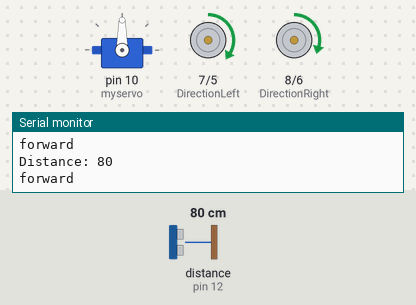
Simulated run of this sketch. Board: Arduino Uno, built with avr-gcc and run on an emulated ATmega328P. Shown: servo, direction and speed pins drawn as motors (green arrow = direction pin HIGH = forward, orange = LOW = backward, longer = more drive), the last lines printed to the serial monitor. Wiring (inferred from the names in the program): ultrasonic range finder: trigger pin 13; echo pin 12. The inputs (shaded band) are chosen by the test bench; at power-on: distance to the obstacle (sensor on pin 12) 80 cm. The echo pulse lasts 58.3 µs per cm.

Above: at 1.7 s.
1.8 s: distance to the obstacle (sensor on pin 12) set to 7 cm
3.6 s: distance to the obstacle (sensor on pin 12) set to 5 cm
At 4.12 s:
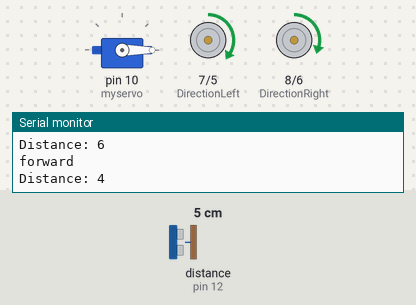
At 6.1 s:
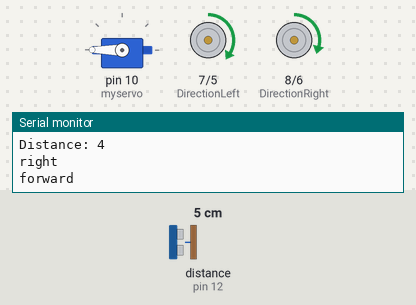
6.7 s: distance to the obstacle (sensor on pin 12) set to 9 cm
At 7.6 s:
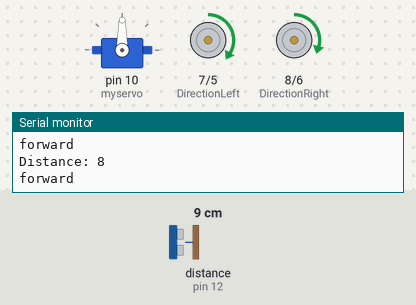
8.2 s: distance to the obstacle (sensor on pin 12) set to 2 cm
At 9.5 s:
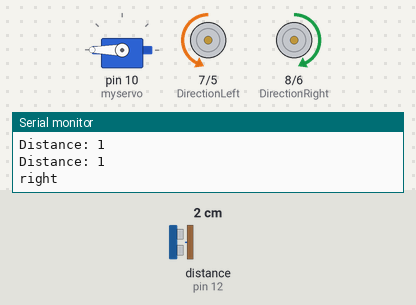
11.3 s: distance to the obstacle (sensor on pin 12) set to 60 cm
14.4 s: distance to the obstacle (sensor on pin 12) set to 4 cm
Timing chart, 0 to 18.5 s (numbered marks = the images above; inputs shaded):
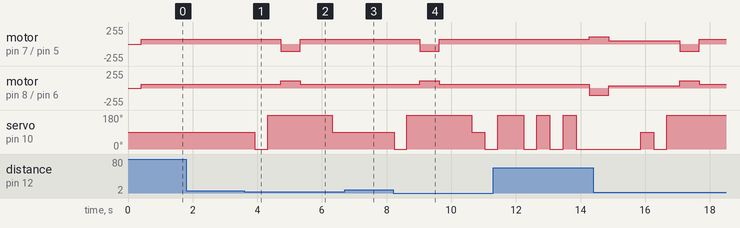

Measured:
- the behaviour switches between 6 and 5 cm on distance to the obstacle (sensor on pin 12) (found by bisection; images 0 and 1)
- after the input at 3.6 s, motor on pin 7 (DirectionLeft) / pin 5 (SpeedLeft): forward 75/255 → backward 110/255 after 1.1 s, → forward 75/255 0.60 s later; motor on pin 8 (DirectionRight) / pin 6 (SpeedRight): forward 58/255 → forward 110/255 after 1.1 s, → forward 58/255 0.60 s later
- after the input at 6.7 s, motor on pin 7 (DirectionLeft) / pin 5 (SpeedLeft): stays forward 75/255 (without the input it goes to backward 110/255 after 0.83 s); motor on pin 8 (DirectionRight) / pin 6 (SpeedRight): stays forward 58/255 (without the input it goes to forward 110/255 after 0.83 s)
- after the input at 8.2 s, motor on pin 7 (DirectionLeft) / pin 5 (SpeedLeft): forward 75/255 → backward 110/255 after 0.83 s, → forward 75/255 0.60 s later; motor on pin 8 (DirectionRight) / pin 6 (SpeedRight): forward 58/255 → forward 110/255 after 0.83 s, → forward 58/255 0.60 s later

The sketch:

TristanZhou_ICS2O2_MazeEscapin.ino
```cpp
/*
* A bunch of movement functions and demo for the robot, including but not limited to
* forward, backward, leftwheel, STOPHIGH, accelerateHIGH
* also contains distance detect code and functions for maze escape
*
*Programmer: Tristan Zhou
*
*Last Updated: mm/dd/yyyy | 2/1/2023
*
*/
//setting up servo and values for variables
#include <Servo.h>
Servo myservo;
#define SpeedLeft 5
#define SpeedRight 6
#define DirectionLeft 7
#define DirectionRight 8
#define PowerAll 3
#define Speed2

int Echo = 12;
int Trig = 13;
long duration;
long distance;


int DetectFront(){
  myservo.write(90);
       delay(400);
       digitalWrite(Trig,LOW);
       delayMicroseconds(2);
       digitalWrite(Trig,HIGH);
       delayMicroseconds(20);
       digitalWrite(Trig, LOW);
       duration = pulseIn(Echo, HIGH);
       distance = duration / 58;
       Serial.print("Distance: ");
       Serial.println(distance);
       return distance;
}

int DetectLeft(){
  myservo.write(180);
       delay(400);
       digitalWrite(Trig,LOW);
       delayMicroseconds(2);
       digitalWrite(Trig,HIGH);
       delayMicroseconds(20);
       digitalWrite(Trig, LOW);
       duration = pulseIn(Echo, HIGH);
       distance = duration / 58;
       Serial.print("Distance: ");
       Serial.println(distance);
       return distance;
}

int DetectRight(){
  myservo.write(0);
       delay(400);
       digitalWrite(Trig,LOW);
       delayMicroseconds(2);
       digitalWrite(Trig,HIGH);
       delayMicroseconds(20);
       digitalWrite(Trig, LOW);
       duration = pulseIn(Echo, HIGH);
       distance = duration / 58;
       Serial.print("Distance: ");
       Serial.println(distance);
       return distance;
}

void forward(int speed){
  digitalWrite(PowerAll, HIGH);
  digitalWrite(DirectionLeft, HIGH);
  analogWrite(SpeedLeft, speed);
  digitalWrite(DirectionRight, HIGH);
  analogWrite(SpeedRight, speed-17);
  Serial.println("forward");
//Moves Forward
}
void backward(int speed){
  digitalWrite(PowerAll, HIGH);
  digitalWrite(DirectionLeft, LOW);
  analogWrite(SpeedLeft, speed);
  digitalWrite(DirectionRight, LOW);
  analogWrite(SpeedRight, speed);
  Serial.println("back");
  //Moves Backward
}
void left(int speed){
  digitalWrite(PowerAll, HIGH);
  digitalWrite(DirectionLeft, HIGH);
  analogWrite(SpeedLeft, speed);
  digitalWrite(DirectionRight, LOW);
  analogWrite(SpeedRight, speed);
  Serial.println("left");
  //Turns on the spot left
}
void right(int speed){
  digitalWrite(PowerAll, HIGH);
  digitalWrite(DirectionLeft, LOW);
  analogWrite(SpeedLeft, speed);
  digitalWrite(DirectionRight, HIGH);
  analogWrite(SpeedRight, speed);
  Serial.println("right");
  //Turns on the spot Right
}
void rightwheel(int speed, int speed2){
  digitalWrite(PowerAll, HIGH);
  digitalWrite(DirectionLeft, HIGH);
  analogWrite(SpeedLeft, speed2);
  digitalWrite(DirectionRight, HIGH);
  analogWrite(SpeedRight, speed);
  Serial.println("rightwheel");
  //Moves and Turns right
}
void leftwheel(int speed, int speed2){
  digitalWrite(PowerAll, HIGH);
  digitalWrite(DirectionLeft, HIGH);
  analogWrite(SpeedLeft, speed);
  digitalWrite(DirectionRight, HIGH);
  analogWrite(SpeedRight, speed2);
  Serial.println("leftwheel");
  //Moves and turns left
}
void STOP(){
  digitalWrite(PowerAll, LOW);
  Serial.println("Stop");
  //Stops the robot
}
void accelerateHIGH(int speed, int end) {
  for(int i=speed; i<=end; i++){
    forward(i);
    delay(20);
    Serial.println("accelerateHIGH");
    //accelerates forward to full speed from a stop
}}
void accelerateLOW(int speed, int end) {
  for(int i=speed; i<=end; i++){
    backward(i);
    delay(20);
    Serial.println("accelerateLOW");
    //accelerates backward to full speed from a stop
}}
void STOPHIGH(int speed, int end) {
  for(int i=speed; i>=end; i--){
    forward(i);
    delay(20);
    Serial.println("STOPHIGH");
    //decelerates from full forward speed to a stop
}}
void STOPLOW(int speed, int end) {
  for(int i=speed; i>=end; i--){
    backward(i);
    delay(20);
    Serial.println("STOPLOW");
    //decelerates from full backward speed to a stop
}}
void setup() {
  //
  myservo.attach(10);
  myservo.write(90);
  pinMode(SpeedLeft, OUTPUT);
  pinMode(SpeedRight, OUTPUT);
  pinMode(DirectionLeft, OUTPUT);
  pinMode(DirectionRight, OUTPUT);
  pinMode(PowerAll, OUTPUT);
  Serial.begin(9600);

  pinMode(Echo, INPUT);
pinMode(Trig, OUTPUT);
  }


void loop() {


      /* if (DetectFront() > 6){ //if distance is below 9 on the front side
        if(DetectLeft() < 10) {
          rightwheel(50);
          delay(100);
          forward(75);
          delay(1000);
        } else {
          if(DetectRight() < 10) {
            leftwheel(50);
            delay(100);
            forward(75);
            delay(1000);
            }
            }
            }
         digitalWrite(PowerAll, LOW);
*/
         if(DetectFront()<5) {
          if(DetectRight() >37, DetectLeft()<37){ // if right is the only way to go then go right

          right(110);
          delay(600);
          forward(75);
          delay(1000);
         }
         else {
          if(DetectLeft() >37, DetectRight() <37){ //if left is the only way to go then go left

            left(110);
            delay(600);
            forward(75);
            delay(1000);
          }

         else{
          if(DetectLeft() <37, DetectRight()<37){ //if both distances are close then do a 180


          left(110);
          delay(1200);
          forward(75);
          delay(1000);
         }

         else{
          if(DetectLeft()>37,DetectRight()>37){ //if both distances are far then just go left
            left(110);
            delay(600);
            forward(50);
            delay(1000);
          }
          }
         }
         }
         }

         else { //if you can go forward then go forward
          forward(75);
          delay(100);
         }


}
```
